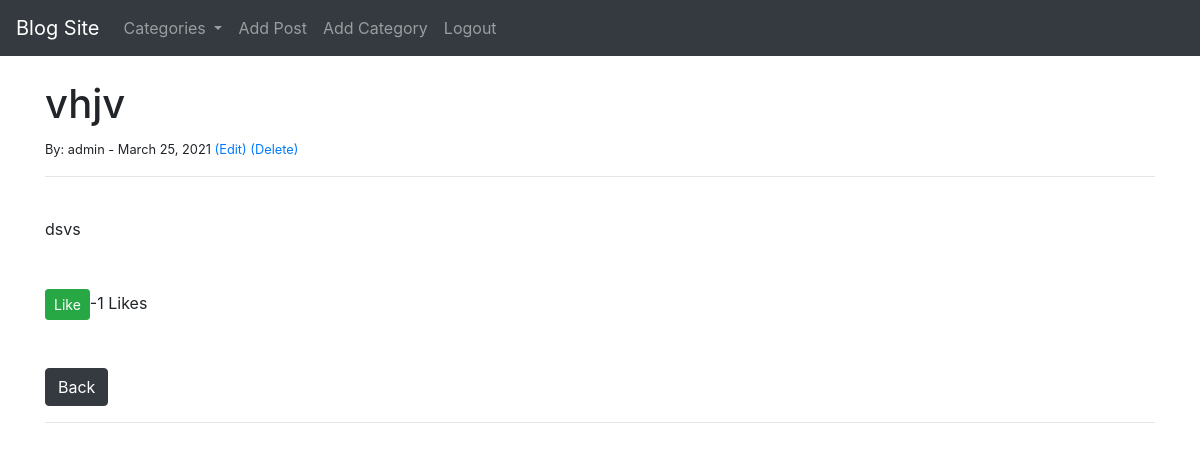
Screenshot of /article/25 (signed in) with the database file from the repository.
### theblog/models.py (models this page shows, shortened)
class Post(models.Model):
  title=models.CharField(max_length=255)
  title_tag=models.CharField(max_length=255)
  category=models.CharField(max_length=255)
  likes=models.ManyToManyField(User, related_name='blog_posts')
  def total_likes(self):
    return self.likes.count()
  author=models.ForeignKey(User, on_delete=models.CASCADE)
  body=models.TextField()
  post_date=models.DateField(auto_now_add=True)

### theblog/views.py (the view)
# urls.py: path('article/<int:pk>', ArticleDetailView.as_view(), name="article-detail"),
class ArticleDetailView(DetailView):
  model=Post
  template_name='article_details.html'
  def get_context_data(self, *args, **kwargs):
    cat_menu=Category.objects.all()
    context=super(ArticleDetailView, self).get_context_data(*args, **kwargs)
    stuff=get_object_or_404(Post, id=self.kwargs['pk'])
    total_likes=stuff.total_likes()
    context["cat_menu"]=cat_menu
    context["total_likes"]=total_likes
    return context

### theblog/models.py (called while the page is built)
  def __str__(self):
    return self.name

### theblog/templates/article_details.html (shortened to what this page needs)
{% extends 'base.html' %}
{% block content %}
<br>
<h1> {{post.title}} </h1>
<small>By: {{post.author.username}} - {{post.post_date}}
  {% if user.is_authenticated %}
    {% if user.id == post.author.id %}
      <a href=" {% url 'update_post' post.pk %} ">(Edit)</a>
      <a href=" {% url 'delete_post' post.pk %} ">(Delete)</a>
    {% endif %}
  {% endif %}
</small>
<br><hr><br>
{{post.body}}
<br><br><br>
<form action=" {% url 'like_post' post.pk %} " method="POST">
  <button type="submit" name="post_id", value="{{post.id}}", class="btn btn-success btn-sm">Like</button>-{{total_likes}} Likes
</form>
<br><br>
<a href=" {% url 'home' %} " class="btn btn-dark">Back</a>
<br><hr><br>
{% endblock %}

### rows the page displays
Post: title "vhjv", author.username "admin", post_date "March 25, 2021", body "dsvs"

### other values shown
{{ total_likes }} "1"
